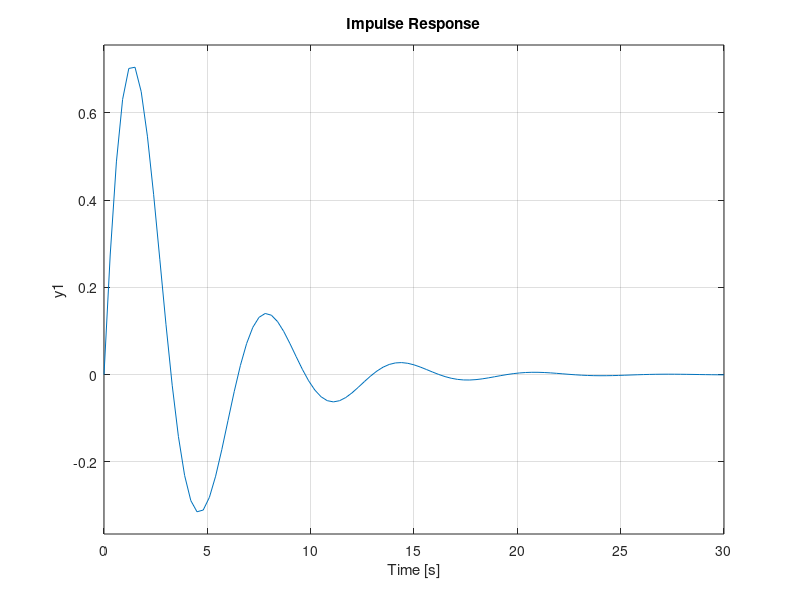
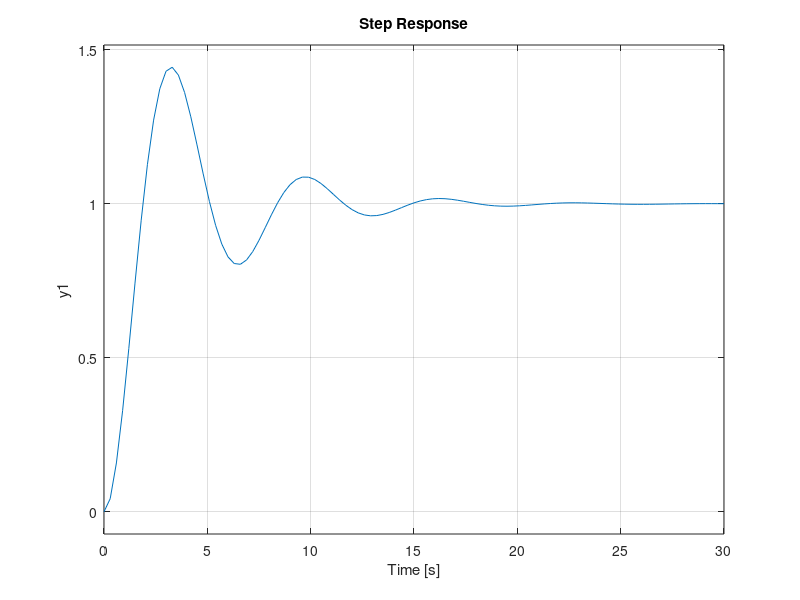
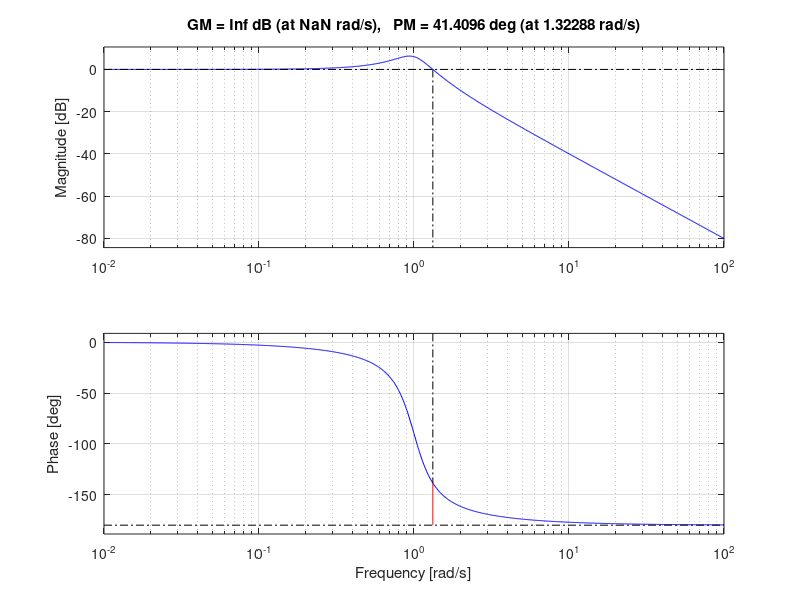
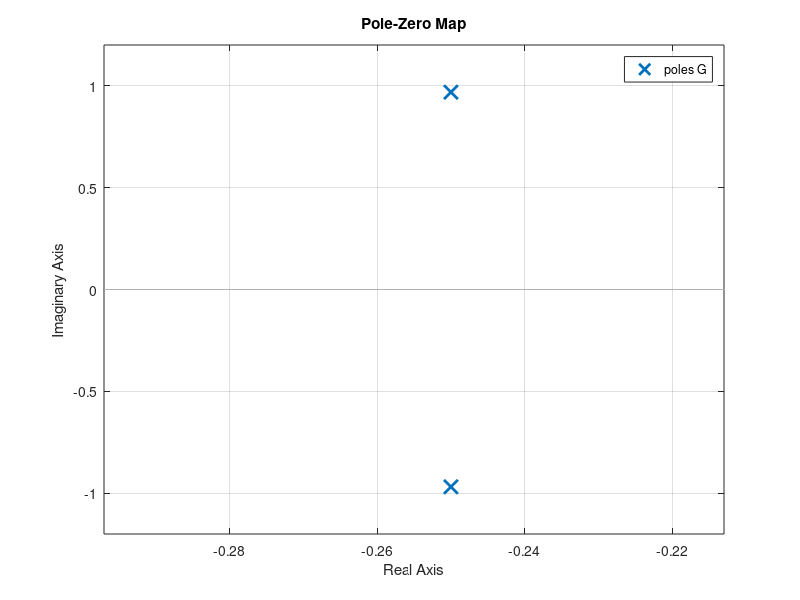

MATLAB code for these plots, in order: (Note: this script raises an error after producing the figures.)
%% CEFAS SID : Golam Gause Jaman 

%%%%%%%%%%%%%%%%%%%%%%%%%%%%%%%%%%%%%
%            CEFAS SID              %
%%%%%%%%%%%%%%%%%%%%%%%%%%%%%%%%%%%%%

clc; clear all; close all;
%% Test plant

N=[1];
D=[1, 0.5, 1];
Ts=1; % Sampling rate in sec.
Tf=100;
t=[0:Ts:Tf];
u=[1,zeros(1,length(t)-1)]';
%%
% *Continuous domain*
%%
G=tf(N,D) % Dummy Plant
Gss=ss(G) % State-Space of the plant
EIG=eig(G)
% Impulse response
figure(1);
impulse(G);
grid on;
% Step response
figure(2);
step(G);
grid on;
% Margin (Bode)
figure(3);
margin(G);
grid on;
% PZ-map
figure(4);
pzmap(G);
grid on;
% Nyquist plot
figure(5);
nyquist(G);
grid on;


%%
% *Discrete domain*
%%
G_d=c2d(G, Ts)
Gss_d=c2d(Gss, Ts)
X0=[0,0]'; % Initial condition
y=lsim(Gss,u,t,X0,'foh');
figure(6);
plot(t',y,'k');
xlabel('time (s)');
ylabel('Response');
title('Ground truth');
grid on;

noise=0.02*randn(size(y));
y_=y+noise;
figure(7)
plot(t',y_,'r');
xlabel('time (s)');
ylabel('Response');
title('Ground truth - added noise');
grid on;

u_=[ones(1,10),zeros(1,10),round(rand(1,length(t)-20))]';
y_=(0.02*randn(size(t)))'+lsim(Gss,u_,t,X0,'foh');
y2=lsim(Gss,u_,t,X0,'foh');

figure(8)
plot(t',y_,'g');
xlabel('time (s)');
ylabel('Response');
title('Dummy Experiment Data');
grid on;

figure(9)
plot(t',u_,'m','linewidth',2);
xlabel('time (s)');
ylabel('Input');
title('Dummy Experiment Data');
grid on;

%% SID Construction
%%
Fs=1/Ts;
L=length(t);
Freq=(Fs/L)*(0:L-1);

Y_=fft(y_);
figure(10)
plot(Freq, abs(Y_), 'k', 'linewidth', 2);
xlabel('Hz');
ylabel('|fft(y)|');
title('FFT of y')
grid on;


U_=fft(u_);
figure(11)
plot(Freq, abs(U_), 'b', 'linewidth', 2);
xlabel('Hz');
ylabel('|fft(u)|');
title('FFT of u')
grid on;

data_=iddata(y_,u_,Ts);
data=iddata(y2,u_,Ts);
nx=[1:10];
sys_d=n4sid(data_, nx)
sys=d2c(sys_d)
[num,den]=ss2tf(sys.A, sys.B, sys.C, sys.D);
model0=tf(num,den)

figure(12)
compare(data_,sys_d)
poles_=length(eig(model0));
model1=tfest(data_, poles_)

model2=c2d(model0,Ts)
%%
% Apply SID GUI to find best model and apply in simulink defining the
% PID/LQG/RL controller.

systemIdentification
%nntart
